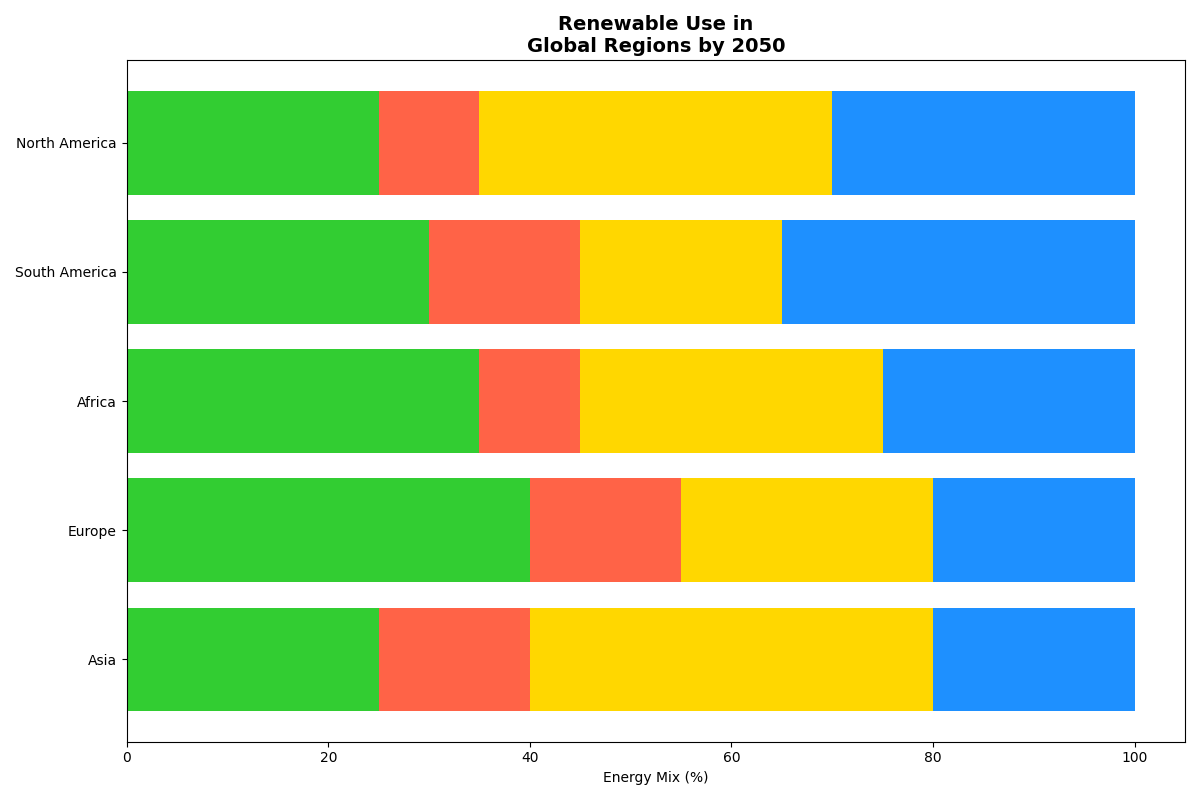

Write the Python code that produced this figure.
import numpy as np
import matplotlib.pyplot as plt

continents = ['Asia', 'Europe', 'Africa', 'South America', 'North America']
energy_types = ['Hydro', 'Bioenergy', 'Solar', 'Wind']

energy_percentages = np.array([
    [25, 15, 40, 20],  # Asia
    [40, 15, 25, 20],  # Europe
    [35, 10, 30, 25],  # Africa
    [30, 15, 20, 35],  # South America
    [25, 10, 35, 30]   # North America
])

colors = ['#32CD32', '#FF6347', '#FFD700', '#1E90FF']

fig, ax = plt.subplots(figsize=(12, 8))

for i, continent in enumerate(continents):
    bottom = 0
    for j, energy_type in enumerate(energy_types):
        ax.barh(continent, energy_percentages[i][j], left=bottom, color=colors[j])
        bottom += energy_percentages[i][j]

ax.set_xlabel('Energy Mix (%)')
ax.set_title('Renewable Use in\nGlobal Regions by 2050', fontsize=14, fontweight='bold')

plt.tight_layout()

plt.show()
